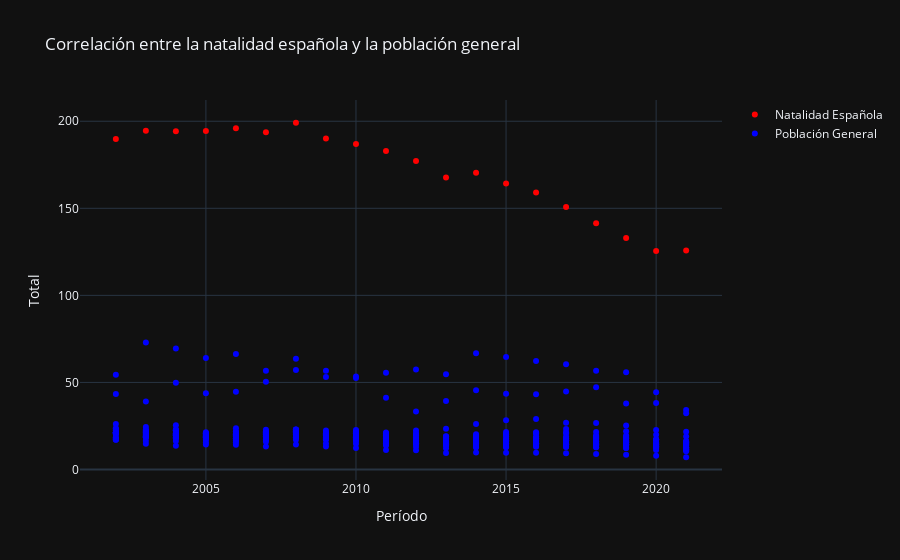

The notebook cell this image was saved under:
### Code cell
# Creamos el gráfico de dispersión

# Crear la traza de natalidad española
trace_natalidad_española = go.Scatter(
    x=natalidad_española['Periodo'],
    y=natalidad_española['Total'],
    mode='markers',
    name='Natalidad Española',
    marker=dict(color='red')
)

# Crear la traza de población general
trace_poblacion_mundial = go.Scatter(
    x=poblacion_mundial['Periodo'],
    y=poblacion_mundial['Total'],
    mode='markers',
    name='Población General',
    marker=dict(color='blue')
)

# Combinar las trazas en un solo gráfico
data = [trace_natalidad_española, trace_poblacion_mundial]

# Definir el diseño del gráfico
layout = go.Layout(
    title='Correlación entre la natalidad española y la población general',
    xaxis=dict(title='Período'),
    yaxis=dict(title='Total')
)

# Crear el objeto Figure con los datos y el diseño
fig = go.Figure(data=data, layout=layout)

# Mostrar el gráfico
fig.show()

### Figure 1 — Plotly figure (JSON) as saved in the notebook; plotly's stock layout.template omitted (floating-point values rounded to 4 significant figures; data arrays with more than 128 entries replaced by an {"elided": "..."} marker saying what was removed)
{"data": [{"marker": {"color": "red"}, "mode": "markers", "name": "Natalidad Española", "x": [2002, 2003, 2004, 2005, 2006, 2007, 2008, 2009, 2010, 2011, 2012, 2013, 2014, 2015, 2016, 2017, 2018, 2019, 2020, 2021], "y": [189.8, 194.6, 194.3, 194.3, 195.9, 193.7, 199.1, 190.1, 186.9, 183.0, 177.2, 167.7, 170.4, 164.2, 159.1, 150.7, 141.4, 132.9, 125.5, 125.8], "type": "scatter"}, {"marker": {"color": "blue"}, "mode": "markers", "name": "Población General", "x": {"elided": "400 int values"}, "y": {"elided": "400 float values"}, "type": "scatter"}], "layout": {"title": {"text": "Correlación entre la natalidad española y la población general"}, "xaxis": {"title": {"text": "Período"}}, "yaxis": {"title": {"text": "Total"}}}}
